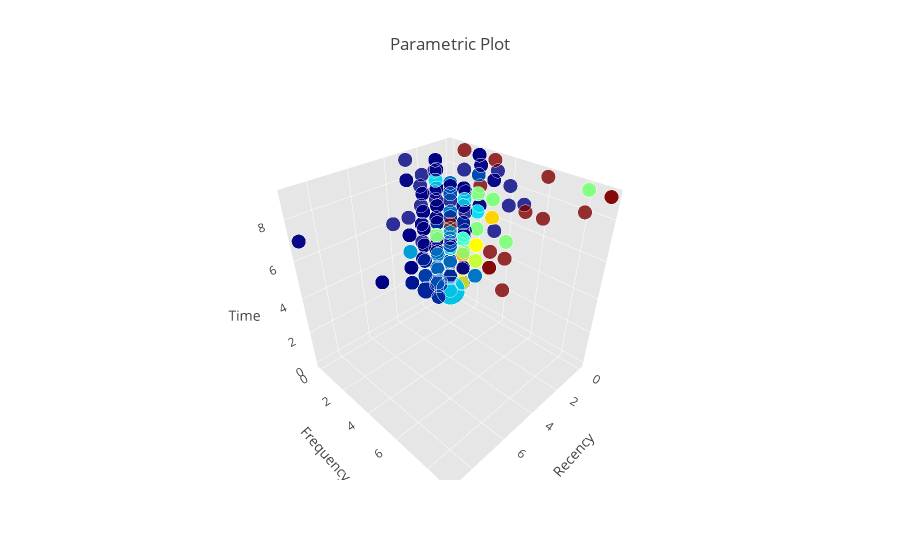

The notebook cell this image was saved under:
### Code cell
import plotly
from plotly.offline import download_plotlyjs, init_notebook_mode, plot, iplot
from plotly.graph_objs import *
init_notebook_mode(connected=True)

def fig_3d(x, y, z, sizes, colors, legend):
    x = [val[0] for val in x]
    y = [val[0] for val in y]
    z = [val[0] for val in z]
    
    
    surface = Scatter3d(
        x=x,
        y=y,
        z=z,
        mode='markers',
        marker=dict(
            size=sizes,
            sizemode='area',
            sizeref=2.*max(sizes)/(40.**2),
            sizemin=20,
            color=colors,
            colorscale='Jet', 
            opacity=0.8
        )
    )
    data = Data([surface])
    layout = Layout(
        autosize=True,
        title='Parametric Plot',
        scene=Scene(
            xaxis=XAxis(
                title=legend[0],
                gridcolor='rgb(255, 255, 255)',
                zerolinecolor='rgb(255, 255, 255)',
                showbackground=True,
                backgroundcolor='rgb(230, 230,230)',
            ),
            yaxis=YAxis(
                title=legend[1],
                gridcolor='rgb(255, 255, 255)',
                zerolinecolor='rgb(255, 255, 255)',
                showbackground=True,
                backgroundcolor='rgb(230, 230,230)'
            ),
            zaxis=ZAxis(
                title=legend[2],
                gridcolor='rgb(255, 255, 255)',
                zerolinecolor='rgb(255, 255, 255)',
                showbackground=True,
                backgroundcolor='rgb(230, 230,230)'
            )
        )
    )

    fig = Figure(data=data, layout=layout)
    iplot(fig)
    
temp_cats = np.matrix(CATEGORIES)
fig_3d(temp_cats[:, 0].tolist(), temp_cats[:, 1].tolist(), temp_cats[:, 2].tolist(), 
       SIZES, COLORS, legend=['Recency', 'Frequency', 'Time'])

### Figure 1 — Plotly figure (JSON) as saved in the notebook; plotly's stock layout.template omitted (floating-point values rounded to 4 significant figures; data arrays with more than 128 entries replaced by an {"elided": "..."} marker saying what was removed)
{"data": [{"marker": {"color": {"elided": "748 float values"}, "colorscale": "Jet", "opacity": 0.8, "size": {"elided": "748 int values"}, "sizemin": 20, "sizemode": "area", "sizeref": 0.1388}, "mode": "markers", "type": "scatter3d", "x": {"elided": "748 int values"}, "y": {"elided": "748 int values"}, "z": {"elided": "748 int values"}}], "layout": {"autosize": true, "scene": {"xaxis": {"backgroundcolor": "rgb(230, 230,230)", "gridcolor": "rgb(255, 255, 255)", "showbackground": true, "title": "Recency", "zerolinecolor": "rgb(255, 255, 255)"}, "yaxis": {"backgroundcolor": "rgb(230, 230,230)", "gridcolor": "rgb(255, 255, 255)", "showbackground": true, "title": "Frequency", "zerolinecolor": "rgb(255, 255, 255)"}, "zaxis": {"backgroundcolor": "rgb(230, 230,230)", "gridcolor": "rgb(255, 255, 255)", "showbackground": true, "title": "Time", "zerolinecolor": "rgb(255, 255, 255)"}}, "title": "Parametric Plot"}}
